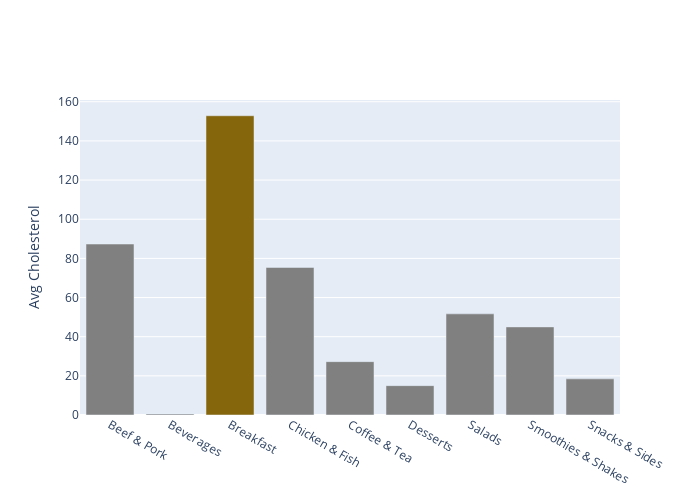

Here is the notebook cell this chart was saved with:
### Markdown cell above
#### 6)average Cholestrol distribution for each category

### Code cell
chol=pd.DataFrame(df.groupby('Category')['Cholesterol'].mean())
        
colors=['gray']*9
colors[2]='#85660D'
fig = go.Figure(data=go.Bar(
    x=chol.index,
    y=chol['Cholesterol'],
    marker_color=colors
))
fig.update_yaxes(title='Avg Cholesterol')
fig.update_layout(width=700,height=500)
fig.show()
pio.write_html(fig, file="AvgCalestrol.html", auto_open=True)

### Figure 1 — Plotly figure (JSON) as saved in the notebook; plotly's stock layout.template omitted (floating-point values rounded to 4 significant figures)
{"data": [{"marker": {"color": ["gray", "gray", "#85660D", "gray", "gray", "gray", "gray", "gray", "gray"]}, "type": "bar", "x": ["Beef & Pork", "Beverages", "Breakfast", "Chicken & Fish", "Coffee & Tea", "Desserts", "Salads", "Smoothies & Shakes", "Snacks & Sides"], "y": [87.33, 0.5556, 152.9, 75.37, 27.26, 15, 51.67, 45, 18.46]}], "layout": {"height": 500, "width": 700, "yaxis": {"title": {"text": "Avg Cholesterol"}}}}
